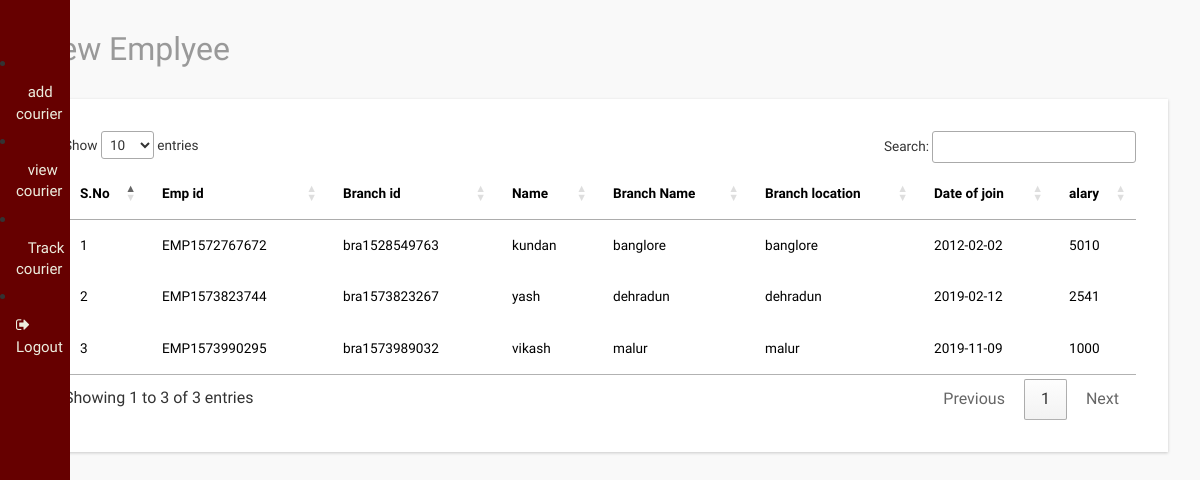
Page /admin/view_emplyee.php on the earlier database version.
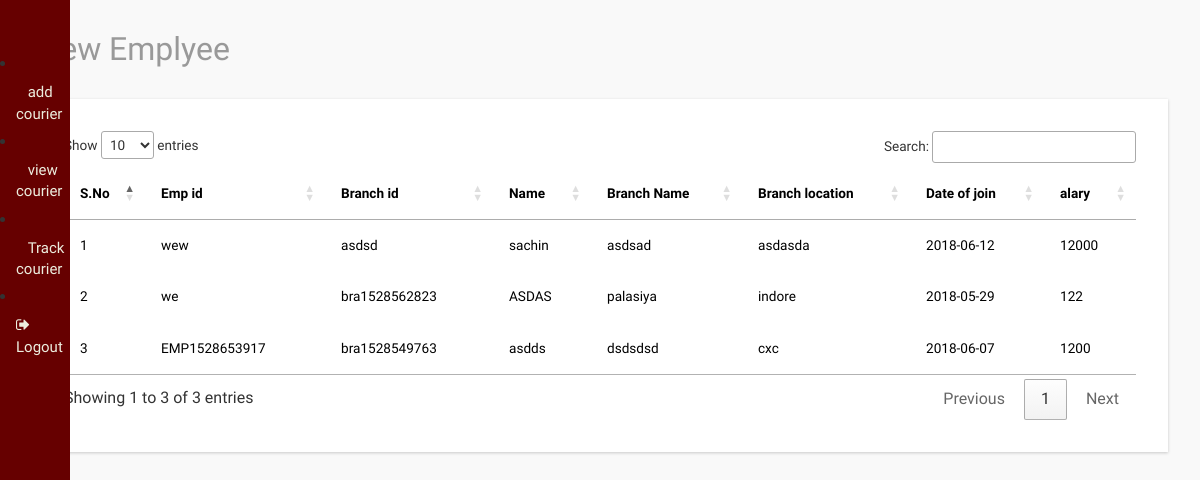
Same page on the later database version.
### tables this page shows
CREATE TABLE `emplyee` (
  `id` int(11) NOT NULL,
  `name` text NOT NULL,
  `role` text NOT NULL,
  `branchid` text NOT NULL,
  `branch_name` text NOT NULL,
  `branch_location` text NOT NULL,
  `dateofjoin` date NOT NULL,
  `salary` int(100) NOT NULL,
  `Empid` text NOT NULL
);

### admin/view_emplyee.php (the view, shortened to what this page needs)
<?php
include('header.php');
include('sidebar.php');
include('../connection.php');
?>
<link rel="stylesheet" href="http://cdn.datatables.net/1.10.2/css/jquery.dataTables.min.css"></style>
<div id="page-wrapper">
  <div class="graphs">
    <h3 class="blank1">View Emplyee</h3>
    <div class="xs tabls">
      <div class="bs-example4" data-example-id="contextual-table">
        <table class="table table-hover" id="example" class="display" width="100%" cellspacing="0">
          <thead>
            <tr>
            <th>S.No</th>
            <th>Emp id</th>
              <th>Branch id</th>
              <th>Name</th>
              <th>Branch Name</th>
              <th>Branch location</th>
              <th>Date of join</th>
              <th><S></S>alary</th>
            </tr>
          </thead>
          <tbody>
          <?php
            $sql="Select * from emplyee";
            $res=mysqli_query($conn,$sql);
            $i=1;
            while($ros=mysqli_fetch_array($res))
            {
              ?>
          <tr>
            <td><?php echo $i++;?></td>
             <td><?php echo $ros['Empid'];?></td>
            <td><?php echo $ros['branchid'];?></td>
            <td><?php echo $ros['name'];?></td>
            <td><?php echo $ros['branch_name'];?></td>
            <td><?php echo $ros['branch_location'];?></td>
            <td><?php echo $ros['dateofjoin'];?></td>
            <td><?php echo $ros['salary'];?></td>
          </tr>
          <?php
        }
        ?>
          </tbody>
        </table>
      </div>
    </div>
  </div>
</div>

Differences in the rows shown:
removed emplyee: Empid "EMP1572767672", branchid "bra1528549763", name "kundan", branch_name "banglore", branch_location "banglore", dateofjoin "2012-02-02", salary "5010"
removed emplyee: Empid "EMP1573823744", branchid "bra1573823267", name "yash", branch_name "dehradun", branch_location "dehradun", dateofjoin "2019-02-12", salary "2541"
removed emplyee: Empid "EMP1573990295", branchid "bra1573989032", name "vikash", branch_name "malur", branch_location "malur", dateofjoin "2019-11-09", salary "1000"
added emplyee: Empid "wew", branchid "asdsd", name "sachin", branch_name "asdsad", branch_location "asdasda", dateofjoin "2018-06-12", salary "12000"
added emplyee: Empid "we", branchid "bra1528562823", name "ASDAS", branch_name "palasiya", branch_location "indore", dateofjoin "2018-05-29", salary "122"
added emplyee: Empid "EMP1528653917", branchid "bra1528549763", name "asdds", branch_name "dsdsdsd", branch_location "cxc", dateofjoin "2018-06-07", salary "1200"
